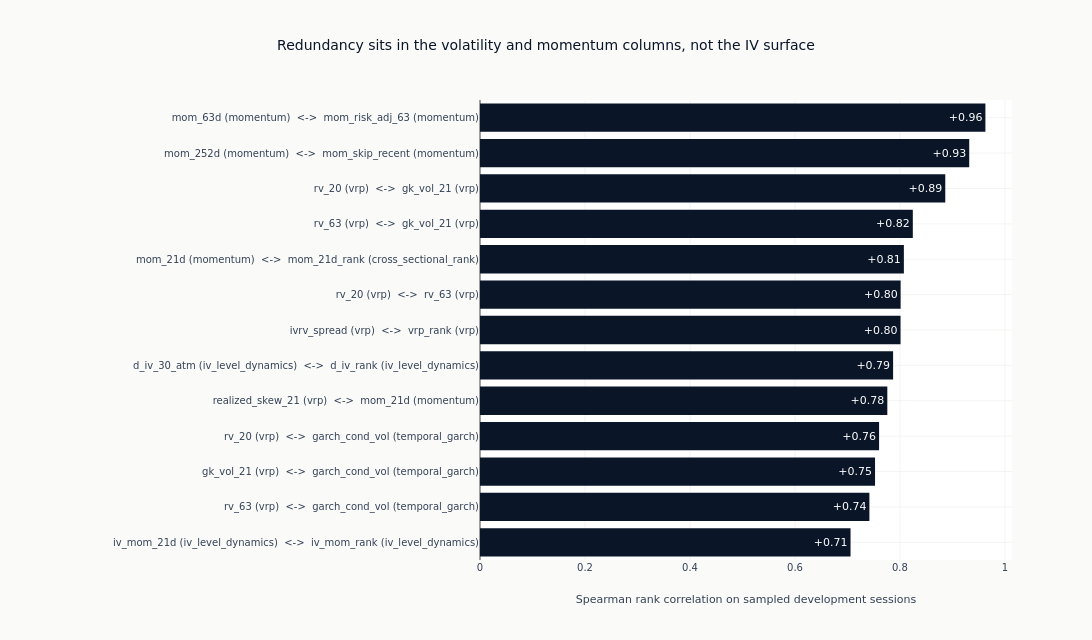

The cell this chart's notebook holds for it:
### Markdown cell above
### The Strongest Redundant Pairs

Ranked pairs rather than the full matrix: the question the section asks is which
two candidates are the same evidence entered twice, and a full heatmap answers it
only if the reader can still read the tick labels. Each bar names both members
and the family each belongs to, so a pair inside one family and a pair spanning
two are distinguishable - the second kind is what a family-by-family selection
would miss.

### Code cell
RANKED_PAIRS = 20
if high_corr_pairs:
    ranked = sorted(high_corr_pairs, key=lambda pair: abs(pair[2]), reverse=True)[:RANKED_PAIRS]
    pair_labels = [
        f"{left} ({families.get(left, 'other')})  <->  {right} ({families.get(right, 'other')})"
        for left, right, _ in ranked
    ]
    pair_values = [value for _, _, value in ranked]
    cross_family = sum(
        families.get(left, "other") != families.get(right, "other") for left, right, _ in ranked
    )
    fig = go.Figure(
        go.Bar(
            x=list(reversed(pair_values)),
            y=list(reversed(pair_labels)),
            orientation="h",
            marker_color=[
                COLORS["blue"] if value > 0 else COLORS["copper"] for value in reversed(pair_values)
            ],
            text=[f"{value:+.2f}" for value in reversed(pair_values)],
            textposition="inside",
        )
    )
    fig.update_layout(
        title="Redundancy sits in the volatility and momentum columns, not the IV surface",
        xaxis_title="Spearman rank correlation on sampled development sessions",
        height=640,
        width=1150,
        margin={"l": 480},
        showlegend=False,
    )
    fig.show()
    print(f"Of the {len(ranked)} strongest pairs, {cross_family} span two families")

### Figure 1 — Plotly figure (JSON) as saved in the notebook; plotly's stock layout.template omitted (floating-point values rounded to 4 significant figures)
{"data": [{"marker": {"color": ["#0a1628", "#0a1628", "#0a1628", "#0a1628", "#0a1628", "#0a1628", "#0a1628", "#0a1628", "#0a1628", "#0a1628", "#0a1628", "#0a1628", "#0a1628"]}, "orientation": "h", "text": ["+0.71", "+0.74", "+0.75", "+0.76", "+0.78", "+0.79", "+0.80", "+0.80", "+0.81", "+0.82", "+0.89", "+0.93", "+0.96"], "textposition": "inside", "type": "bar", "x": [0.7059, 0.7418, 0.7525, 0.7602, 0.7759, 0.7869, 0.8011, 0.8013, 0.8075, 0.8245, 0.8863, 0.932, 0.9628], "y": ["iv_mom_21d (iv_level_dynamics)  <->  iv_mom_rank (iv_level_dynamics)", "rv_63 (vrp)  <->  garch_cond_vol (temporal_garch)", "gk_vol_21 (vrp)  <->  garch_cond_vol (temporal_garch)", "rv_20 (vrp)  <->  garch_cond_vol (temporal_garch)", "realized_skew_21 (vrp)  <->  mom_21d (momentum)", "d_iv_30_atm (iv_level_dynamics)  <->  d_iv_rank (iv_level_dynamics)", "ivrv_spread (vrp)  <->  vrp_rank (vrp)", "rv_20 (vrp)  <->  rv_63 (vrp)", "mom_21d (momentum)  <->  mom_21d_rank (cross_sectional_rank)", "rv_63 (vrp)  <->  gk_vol_21 (vrp)", "rv_20 (vrp)  <->  gk_vol_21 (vrp)", "mom_252d (momentum)  <->  mom_skip_recent (momentum)", "mom_63d (momentum)  <->  mom_risk_adj_63 (momentum)"]}], "layout": {"height": 640, "margin": {"l": 480}, "showlegend": false, "title": {"text": "Redundancy sits in the volatility and momentum columns, not the IV surface"}, "width": 1150, "xaxis": {"title": {"text": "Spearman rank correlation on sampled development sessions"}}}}
